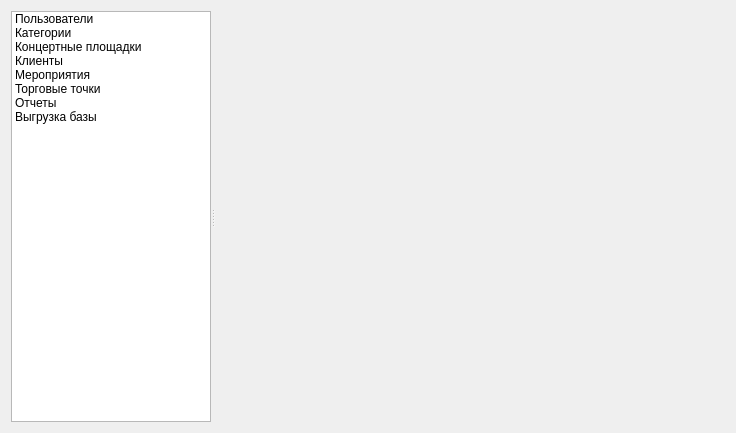
<?xml version="1.0" encoding="UTF-8"?>
<ui version="4.0">
 <class>MainWindow</class>
 <widget class="QMainWindow" name="MainWindow">
  <property name="geometry">
   <rect>
    <x>0</x>
    <y>0</y>
    <width>736</width>
    <height>433</height>
   </rect>
  </property>
  <property name="windowTitle">
   <string>TCS - Программа администратора</string>
  </property>
  <widget class="QWidget" name="centralWidget">
   <layout class="QGridLayout" name="gridLayout">
    <property name="rightMargin">
     <number>0</number>
    </property>
    <item row="0" column="0">
     <widget class="QStackedWidget" name="stackedWidget">
      <property name="currentIndex">
       <number>1</number>
      </property>
      <widget class="QWidget" name="page_connection">
       <layout class="QGridLayout" name="gridLayout_7">
        <item row="0" column="0">
         <widget class="CDataBaseConnectionWidget" name="connectionWidget" native="true"/>
        </item>
       </layout>
      </widget>
      <widget class="QWidget" name="page_settings">
       <layout class="QGridLayout" name="gridLayout_2">
        <property name="margin">
         <number>0</number>
        </property>
        <item row="0" column="0">
         <widget class="QSplitter" name="sSettings">
          <property name="orientation">
           <enum>Qt::Horizontal</enum>
          </property>
          <property name="childrenCollapsible">
           <bool>false</bool>
          </property>
          <widget class="QListWidget" name="lwSettings">
           <property name="sizePolicy">
            <sizepolicy hsizetype="Minimum" vsizetype="Expanding">
             <horstretch>0</horstretch>
             <verstretch>0</verstretch>
            </sizepolicy>
           </property>
           <property name="maximumSize">
            <size>
             <width>200</width>
             <height>16777215</height>
            </size>
           </property>
           <property name="selectionMode">
            <enum>QAbstractItemView::NoSelection</enum>
           </property>
           <property name="iconSize">
            <size>
             <width>22</width>
             <height>22</height>
            </size>
           </property>
           <item>
            <property name="text">
             <string>Пользователи</string>
            </property>
            <property name="icon">
             <iconset resource="main_res.qrc">
              <normaloff>:/images/categoriesImages/imUsers.png</normaloff>:/images/categoriesImages/imUsers.png</iconset>
            </property>
           </item>
           <item>
            <property name="text">
             <string>Категории</string>
            </property>
            <property name="icon">
             <iconset resource="main_res.qrc">
              <normaloff>:/images/categoriesImages/imCategories.png</normaloff>:/images/categoriesImages/imCategories.png</iconset>
            </property>
           </item>
           <item>
            <property name="text">
             <string>Концертные площадки</string>
            </property>
            <property name="icon">
             <iconset resource="main_res.qrc">
              <normaloff>:/images/categoriesImages/imAreas.png</normaloff>:/images/categoriesImages/imAreas.png</iconset>
            </property>
           </item>
           <item>
            <property name="text">
             <string>Клиенты</string>
            </property>
            <property name="icon">
             <iconset resource="main_res.qrc">
              <normaloff>:/images/categoriesImages/imClients.png</normaloff>:/images/categoriesImages/imClients.png</iconset>
            </property>
           </item>
           <item>
            <property name="text">
             <string>Мероприятия</string>
            </property>
            <property name="icon">
             <iconset resource="main_res.qrc">
              <normaloff>:/images/categoriesImages/imActions.png</normaloff>:/images/categoriesImages/imActions.png</iconset>
            </property>
           </item>
           <item>
            <property name="text">
             <string>Торговые точки</string>
            </property>
            <property name="icon">
             <iconset resource="main_res.qrc">
              <normaloff>:/images/categoriesImages/imShops.png</normaloff>:/images/categoriesImages/imShops.png</iconset>
            </property>
           </item>
           <item>
            <property name="text">
             <string>Отчеты</string>
            </property>
            <property name="icon">
             <iconset>
              <normaloff>:/images/categoriesImages/imReport.png</normaloff>:/images/categoriesImages/imReport.png</iconset>
            </property>
           </item>
           <item>
            <property name="text">
             <string>Выгрузка базы</string>
            </property>
            <property name="icon">
             <iconset>
              <normaloff>:/images/categoriesImages/imUploading.png</normaloff>:/images/categoriesImages/imUploading.png</iconset>
            </property>
           </item>
          </widget>
          <widget class="QStackedWidget" name="swSettings">
           <property name="sizePolicy">
            <sizepolicy hsizetype="Maximum" vsizetype="Preferred">
             <horstretch>0</horstretch>
             <verstretch>0</verstretch>
            </sizepolicy>
           </property>
           <property name="currentIndex">
            <number>1</number>
           </property>
           <widget class="QWidget" name="page_users">
            <layout class="QGridLayout" name="gridLayout_3">
             <property name="margin">
              <number>0</number>
             </property>
             <item row="0" column="0">
              <widget class="CUsersWidget" name="wUsers" native="true"/>
             </item>
            </layout>
           </widget>
           <widget class="QWidget" name="page_categories">
            <layout class="QGridLayout" name="gridLayout_4">
             <property name="margin">
              <number>0</number>
             </property>
             <item row="0" column="0">
              <widget class="CCategoriesWidget" name="wCategories" native="true"/>
             </item>
            </layout>
           </widget>
           <widget class="QWidget" name="page_places">
            <layout class="QGridLayout" name="gridLayout_5">
             <property name="margin">
              <number>0</number>
             </property>
             <item row="0" column="0">
              <widget class="CPlacesWidget" name="wPlaces" native="true"/>
             </item>
            </layout>
           </widget>
           <widget class="QWidget" name="page_clients">
            <layout class="QGridLayout" name="gridLayout_6">
             <property name="margin">
              <number>0</number>
             </property>
             <item row="0" column="0">
              <widget class="CClientsWidget" name="wClients" native="true"/>
             </item>
            </layout>
           </widget>
           <widget class="QWidget" name="page_actions">
            <layout class="QGridLayout" name="gridLayout_8">
             <property name="margin">
              <number>0</number>
             </property>
             <item row="0" column="0">
              <widget class="CActionsWidget" name="wActions" native="true"/>
             </item>
            </layout>
           </widget>
           <widget class="QWidget" name="page_markets">
            <layout class="QGridLayout" name="gridLayout_9">
             <property name="margin">
              <number>0</number>
             </property>
             <item row="0" column="0">
              <widget class="CMarketsWidget" name="wMarkets" native="true"/>
             </item>
            </layout>
           </widget>
           <widget class="QWidget" name="page_accounting">
            <layout class="QGridLayout" name="gridLayout_10">
             <property name="margin">
              <number>0</number>
             </property>
             <item row="0" column="0">
              <widget class="CAccountingWidget" name="wAccounting" native="true"/>
             </item>
            </layout>
           </widget>
           <widget class="QWidget" name="page_uploading">
            <layout class="QGridLayout" name="gridLayout_11">
             <property name="margin">
              <number>0</number>
             </property>
             <item row="0" column="0">
              <widget class="CUploadingWidget" name="wUploading" native="true"/>
             </item>
            </layout>
           </widget>
          </widget>
         </widget>
        </item>
       </layout>
      </widget>
     </widget>
    </item>
   </layout>
  </widget>
 </widget>
 <layoutdefault spacing="6" margin="11"/>
 <customwidgets>
  <customwidget>
   <class>CDataBaseConnectionWidget</class>
   <extends>QWidget</extends>
   <header>cdatabaseconnectionwidget.h</header>
   <container>1</container>
  </customwidget>
  <customwidget>
   <class>CUsersWidget</class>
   <extends>QWidget</extends>
   <header>cuserswidget.h</header>
   <container>1</container>
  </customwidget>
  <customwidget>
   <class>CCategoriesWidget</class>
   <extends>QWidget</extends>
   <header>ccategorieswidget.h</header>
   <container>1</container>
  </customwidget>
  <customwidget>
   <class>CPlacesWidget</class>
   <extends>QWidget</extends>
   <header>cplaceswidget.h</header>
   <container>1</container>
  </customwidget>
  <customwidget>
   <class>CClientsWidget</class>
   <extends>QWidget</extends>
   <header>cclientswidget.h</header>
   <container>1</container>
  </customwidget>
  <customwidget>
   <class>CActionsWidget</class>
   <extends>QWidget</extends>
   <header>cactionswidget.h</header>
   <container>1</container>
  </customwidget>
  <customwidget>
   <class>CMarketsWidget</class>
   <extends>QWidget</extends>
   <header>cmarketswidget.h</header>
   <container>1</container>
  </customwidget>
  <customwidget>
   <class>CAccountingWidget</class>
   <extends>QWidget</extends>
   <header>caccountingwidget.h</header>
   <container>1</container>
  </customwidget>
  <customwidget>
   <class>CUploadingWidget</class>
   <extends>QWidget</extends>
   <header>cuploadingwidget.h</header>
   <container>1</container>
  </customwidget>
 </customwidgets>
 <resources>
  <include location="main_res.qrc"/>
  <include location="main_res.qrc"/>
 </resources>
 <connections/>
</ui>
